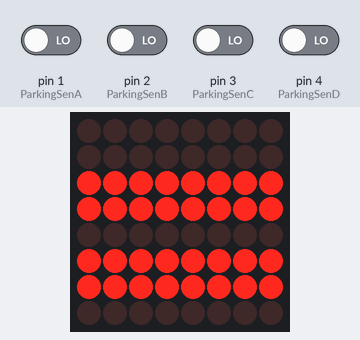
Simulated run of this sketch. Board: Arduino Uno, built with avr-gcc and run on an emulated ATmega328P. Parts: 8×8 LED matrix. Inputs (shaded band) come from the test bench; at power-on: pin 1 (ParkingSenA), pin 2 (ParkingSenB), pin 3 (ParkingSenC), pin 4 (ParkingSenD) LOW.

Above: at 1.67 s.
1.7 s: pin 4 (ParkingSenD) driven HIGH
At 1.77 s:
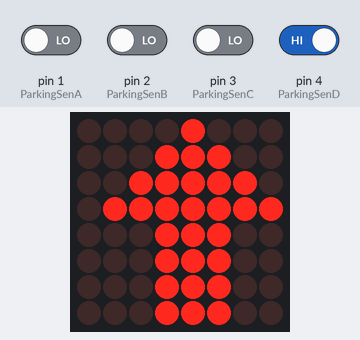
At 2.28 s:
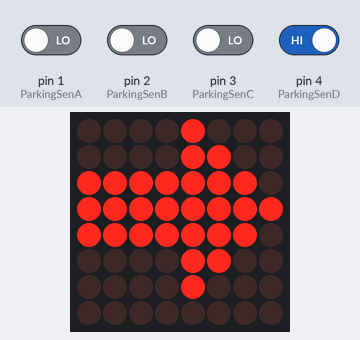
3.5 s: pin 1 (ParkingSenA) driven HIGH
At 3.9 s:
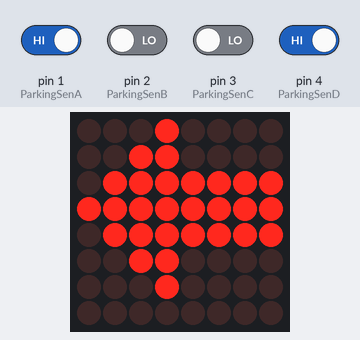

The sketch:

ledparkinglotTest1.ino
```cpp
#include <LedControl.h>

/*Glenn Pantaleon
 * Senior Design LED MATRIX CODING
 * March 31,2016
 */
// Sets up Pin connection (below lc*)
LedControl lc = LedControl(12,11,10,1);

unsigned long delaytime = 100;

//Infrared Sensors Pin Setup
// Pin Values WILL CHANGE
const int ParkingSenA = 1;
const int ParkingSenB = 2;
const int ParkingSenC = 3;
const int ParkingSenD = 4;

int PSenA;
int PSenB;
int PSenC;
int PSenD;

// Functions For LED Matrix
// Functions to draw Directions
void writeArudinoShape1(){
  // Write Stop Shape data on LED MATRIX
  byte stopSign[8] = {B00000000,B00000000,B11111111,B11111111,B00000000,B11111111,B11111111,B00000000};

  lc.setRow(0,0,stopSign[0]);
  lc.setRow(0,1,stopSign[1]);
  lc.setRow(0,2,stopSign[2]);
  lc.setRow(0,3,stopSign[3]);
  lc.setRow(0,4,stopSign[4]);
  lc.setRow(0,5,stopSign[5]);
  lc.setRow(0,6,stopSign[6]);
  lc.setRow(0,7,stopSign[7]);
  lc.setRow(0,8,stopSign[8]);
  delay(delaytime);
  }

void writeArudinoShape2(){
  // Write Foward Arrow Shape data on LED MATRIX
  byte forwardArrow[8] = {B00001000,B00011100,B00111110,B01111111,B00011100,B00011100,B00011100,B00011100};

  lc.setRow(0,0,forwardArrow[0]);
  lc.setRow(0,1,forwardArrow[1]);
  lc.setRow(0,2,forwardArrow[2]);
  lc.setRow(0,3,forwardArrow[3]);
  lc.setRow(0,4,forwardArrow[4]);
  lc.setRow(0,5,forwardArrow[5]);
  lc.setRow(0,6,forwardArrow[6]);
  lc.setRow(0,7,forwardArrow[7]);
  lc.setRow(0,8,forwardArrow[8]);
  delay(delaytime);
  }

void writeArudinoShape3(){
  // Write Left Arrow Shape data on LED MATRIX
  byte leftArrow[8] = {B00010000,B00110000,B01111111,B11111111,B01111111,B00110000,B00010000,B00000000};

  lc.setRow(0,0,leftArrow[0]);
  lc.setRow(0,1,leftArrow[1]);
  lc.setRow(0,2,leftArrow[2]);
  lc.setRow(0,3,leftArrow[3]);
  lc.setRow(0,4,leftArrow[4]);
  lc.setRow(0,5,leftArrow[5]);
  lc.setRow(0,6,leftArrow[6]);
  lc.setRow(0,7,leftArrow[7]);
  lc.setRow(0,8,leftArrow[8]);
  delay(delaytime);
  }

void writeArudinoShape4(){
  // Write Right Arrow Shape data on LED MATRIX
  byte rightArrow[8] = {B00001000,B00001100,B11111110,B11111111,B11111110,B00001100,B00001000,B00000000};

  lc.setRow(0,0,rightArrow[0]);
  lc.setRow(0,1,rightArrow[1]);
  lc.setRow(0,2,rightArrow[2]);
  lc.setRow(0,3,rightArrow[3]);
  lc.setRow(0,4,rightArrow[4]);
  lc.setRow(0,5,rightArrow[5]);
  lc.setRow(0,6,rightArrow[6]);
  lc.setRow(0,7,rightArrow[7]);
  lc.setRow(0,8,rightArrow[8]);
  delay(delaytime);
  }

// Functions to draw Parking Spot Places
void writeArudinoNum1(){
  // Write number '1' parking spot data on LED MATRIX
  byte park1[8] = {B00011000,B00111000,B01111000,B00011000,B00011000,B00011000,B00011000,B01111110};

  lc.setRow(0,0,park1[0]);
  lc.setRow(0,1,park1[1]);
  lc.setRow(0,2,park1[2]);
  lc.setRow(0,3,park1[3]);
  lc.setRow(0,4,park1[4]);
  lc.setRow(0,5,park1[5]);
  lc.setRow(0,6,park1[6]);
  lc.setRow(0,7,park1[7]);
  lc.setRow(0,8,park1[8]);
  delay(delaytime);
  }

void writeArudinoNum2(){
  // Write number '2' parking spot data on LED MATRIX
  byte park2[8] = {B00111100,B01000010,B00000100,B00001000,B00010000,B00100000,B01000000,B01111110};

  lc.setRow(0,0,park2[0]);
  lc.setRow(0,1,park2[1]);
  lc.setRow(0,2,park2[2]);
  lc.setRow(0,3,park2[3]);
  lc.setRow(0,4,park2[4]);
  lc.setRow(0,5,park2[5]);
  lc.setRow(0,6,park2[6]);
  lc.setRow(0,7,park2[7]);
  lc.setRow(0,8,park2[8]);
  delay(delaytime);
  }

void writeArudinoNum3(){
  // Write number '3' parking spot data on LED MATRIX
  byte park3[8] = {B01111110,B00000010,B00000010,B00000010,B00111110,B00000010,B00000010,B01111110};

  lc.setRow(0,0,park3[0]);
  lc.setRow(0,1,park3[1]);
  lc.setRow(0,2,park3[2]);
  lc.setRow(0,3,park3[3]);
  lc.setRow(0,4,park3[4]);
  lc.setRow(0,5,park3[5]);
  lc.setRow(0,6,park3[6]);
  lc.setRow(0,7,park3[7]);
  lc.setRow(0,8,park3[8]);
  delay(delaytime);
  }

void writeArudinoNum4(){
  // Write number '4' parking spot data on LED MATRIX
  byte park4[8] = {B00000100,B00001100,B00010100,B00100100,B01000100,B01111110,B00000100,B00000100};

  lc.setRow(0,0,park4[0]);
  lc.setRow(0,1,park4[1]);
  lc.setRow(0,2,park4[2]);
  lc.setRow(0,3,park4[3]);
  lc.setRow(0,4,park4[4]);
  lc.setRow(0,5,park4[5]);
  lc.setRow(0,6,park4[6]);
  lc.setRow(0,7,park4[7]);
  lc.setRow(0,8,park4[8]);
  delay(delaytime);
  }

// Main Code
void setup() {
  lc.shutdown(0,false);
  lc.setIntensity(0,8);
  lc.clearDisplay(0);


  pinMode(ParkingSenA, INPUT);
  pinMode(ParkingSenB, INPUT);
  pinMode(ParkingSenC, INPUT);
  pinMode(ParkingSenD, INPUT);
}


void loop() {

  PSenA = digitalRead(ParkingSenA);
  PSenB = digitalRead(ParkingSenB);
  PSenC = digitalRead(ParkingSenC);
  PSenD = digitalRead(ParkingSenD);

  // ADD THE FUNCTION OF WHICH SPOT IS VACANT; THEIR CALLED 'writeArduinoNum'

  if (PSenA,PSenB,PSenC,PSenD == LOW){ //Spots all taken
    writeArudinoShape1();
    writeArudinoShape2();
    writeArudinoShape1();
    writeArudinoShape2();
    }
    else if(PSenA == HIGH && PSenB,PSenC,PSenD == LOW){ //Spot 1 Vacant
      writeArudinoShape1();
      writeArudinoShape2();
      writeArudinoShape3();
      }
      else if (PSenB == HIGH && PSenC,PSenD,PSenA == LOW){ //Spot 2 Vacant
        writeArudinoShape1();
        writeArudinoShape2();
        writeArudinoShape4();
        }
        else if (PSenC == HIGH && PSenD,PSenA,PSenB == LOW){ //Spot 3 Vacant
          writeArudinoShape1();
          writeArudinoShape2();
          writeArudinoShape1();
          writeArudinoShape3();
          }
          else if (PSenD == HIGH && PSenA,PSenB,PSenC == LOW){ //Spot 4 Vacant
            writeArudinoShape1();
            writeArudinoShape2();
            writeArudinoShape1();
            writeArudinoShape4();
           }
  else
  {

    }
}
```

Measured:
- after the input at 1.7 s, the display: first differs from a run without the input after 0.53 s (image 2)
